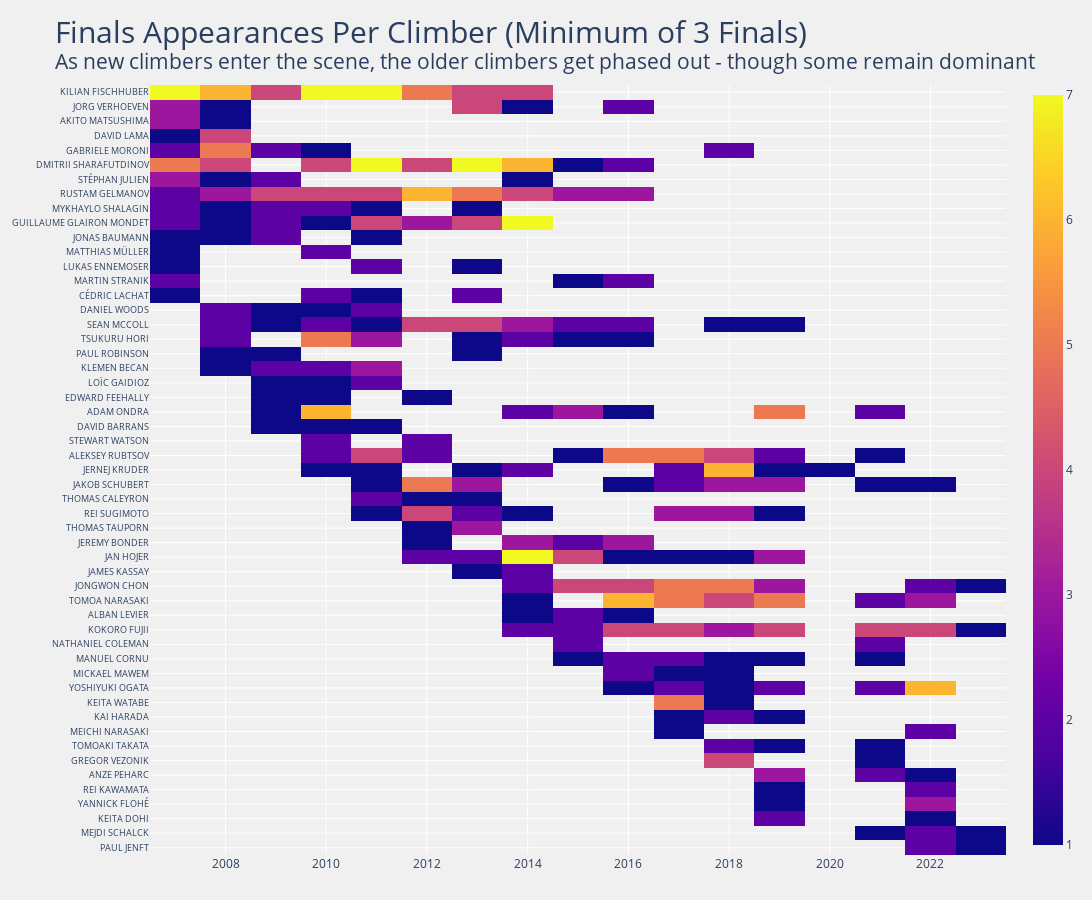

This figure's notebook cell:
### Markdown cell above
## Individual Finals Appearances Over Time

### Code cell
# Gets dataframe & series of athletes who participated in a final and counts # of appearances
finals = boulder_men_all_results[boulder_men_all_results['Final'].notna()] # df
final_num = finals.groupby(['Name', 'Year'])['Final'].count() # series
# final_num.loc['ADAM ONDRA']

# Gets names of athletes and years (used for next step)
names = list(finals['Name'].unique())

# Creates NaN-filled dataframe using names and years
dat = pd.DataFrame(np.nan, columns=YEARS, index=names)

# Takes data from final_num series and inserts it into dataframe
for nameyear, count in final_num.items():
    dat.loc[nameyear[0], nameyear[1]] = count
    
# Only get climbers who have been in 3 or more finals (can change later)
dat = dat[dat.sum(axis=1) >= 3] 

# Create plotly figure with heatmap
fig = go.Figure(data=go.Heatmap(
                    x=dat.columns,
                    y=dat.index,
                    z=dat,
                    name='',
                    hoverongaps=False,
                    hovertemplate="<b>%{y}</b><br>Year: %{x}<br>Finals: %{z}"))

title = ("Finals Appearances Per Climber (Minimum of 3 Finals)<br>"
        "<sup>As new climbers enter the scene, the older climbers get phased out - though some remain dominant")

fig.update_layout(    
    title=dict(text=title,
               font=dict(size=30)),
    plot_bgcolor='#f0f0f0',
    paper_bgcolor='#f0f0f0',
    height=900,
    width=1200,
    autosize=False,
    margin=dict(l=25, r=25, t=85, b=45),
    yaxis=dict(visible=True,
                 autorange='reversed',
                tickfont=dict(size=9)),
    autotypenumbers='convert types'
    # hoverlabel = dict(bgcolor = ['#00FF00'])
    )

fig.show(config=config)

### Figure 1 — Plotly figure (JSON) as saved in the notebook; plotly's stock layout.template omitted (floating-point values rounded to 4 significant figures; data arrays with more than 128 entries replaced by an {"elided": "..."} marker saying what was removed)
{"data": [{"hoverongaps": false, "hovertemplate": "<b>%{y}</b><br>Year: %{x}<br>Finals: %{z}", "name": "", "type": "heatmap", "x": [2007, 2008, 2009, 2010, 2011, 2012, 2013, 2014, 2015, 2016, 2017, 2018, 2019, 2020, 2021, 2022, 2023], "y": ["KILIAN FISCHHUBER", "JORG VERHOEVEN", "AKITO MATSUSHIMA", "DAVID LAMA", "GABRIELE MORONI", "DMITRII SHARAFUTDINOV", "STÉPHAN JULIEN", "RUSTAM GELMANOV", "MYKHAYLO SHALAGIN", "GUILLAUME GLAIRON MONDET", "JONAS BAUMANN", "MATTHIAS MÜLLER", "LUKAS ENNEMOSER", "MARTIN STRANIK", "CÉDRIC LACHAT", "DANIEL WOODS", "SEAN MCCOLL", "TSUKURU HORI", "PAUL ROBINSON", "KLEMEN BECAN", "LOÏC GAIDIOZ", "EDWARD FEEHALLY", "ADAM ONDRA", "DAVID BARRANS", "STEWART WATSON", "ALEKSEY RUBTSOV", "JERNEJ KRUDER", "JAKOB SCHUBERT", "THOMAS CALEYRON", "REI SUGIMOTO", "THOMAS TAUPORN", "JEREMY BONDER", "JAN HOJER", "JAMES KASSAY", "JONGWON CHON", "TOMOA NARASAKI", "ALBAN LEVIER", "KOKORO FUJII", "NATHANIEL COLEMAN", "MANUEL CORNU", "MICKAEL MAWEM", "YOSHIYUKI OGATA", "KEITA WATABE", "KAI HARADA", "MEICHI NARASAKI", "TOMOAKI TAKATA", "GREGOR VEZONIK", "ANZE PEHARC", "REI KAWAMATA", "YANNICK FLOHÉ", "KEITA DOHI", "MEJDI SCHALCK", "PAUL JENFT"], "z": {"elided": "53x17 int values"}}], "layout": {"autosize": false, "autotypenumbers": "convert types", "height": 900, "margin": {"b": 45, "l": 25, "r": 25, "t": 85}, "paper_bgcolor": "#f0f0f0", "plot_bgcolor": "#f0f0f0", "title": {"font": {"size": 30}, "text": "Finals Appearances Per Climber (Minimum of 3 Finals)<br><sup>As new climbers enter the scene, the older climbers get phased out - though some remain dominant"}, "width": 1200, "xaxis": {"autorange": true, "range": [2006.0, 2024.0], "type": "linear"}, "yaxis": {"autorange": true, "range": [52.5, -0.5], "tickfont": {"size": 9}, "type": "category", "visible": true}}}
